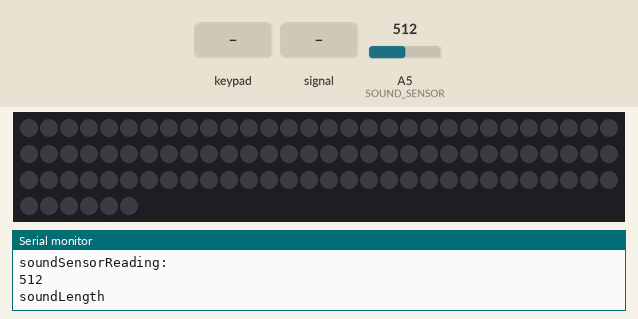
Bench run of a sketch on a simulated Arduino Uno, built with avr-gcc and run on an emulated ATmega328P. Shown: 96 RGB LEDs in strip order, left to right, continuing on the next row, the last lines printed to the serial monitor. Inputs (shaded band) come from the test bench; at power-on: A5 (SOUND_SENSOR) = 512. Dim RGB values are drawn brighter than linear.

Above: at 1.2 s.
1.3 s: keypad keys 4 5 6 7 pressed 0.4 s apart
At 1.36 s:
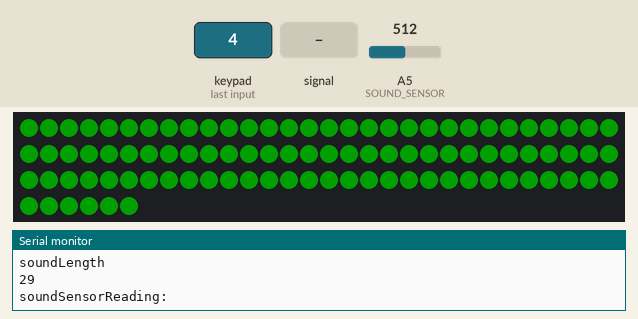
4.4 s: A5 (SOUND_SENSOR) fed a 200 Hz sine of ±255 counts around its level
At 5.21 s:
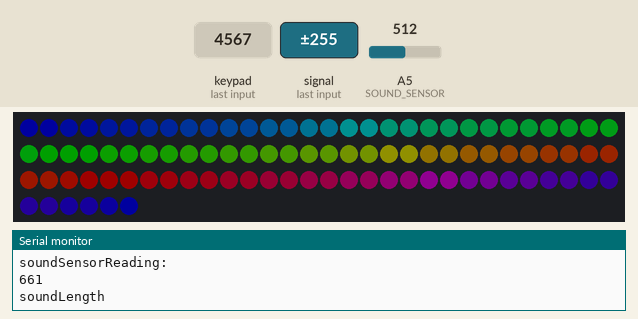
6.7 s: key '2' pressed
At 6.74 s:
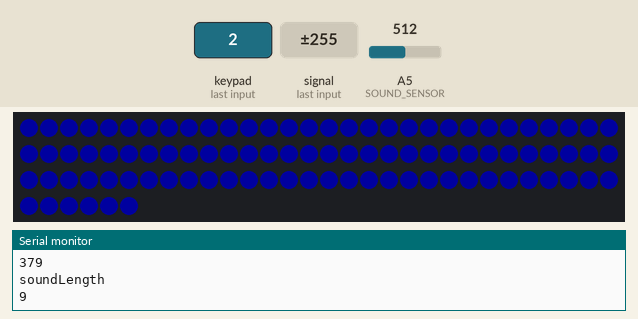
8.2 s: key '3' pressed
At 8.26 s:
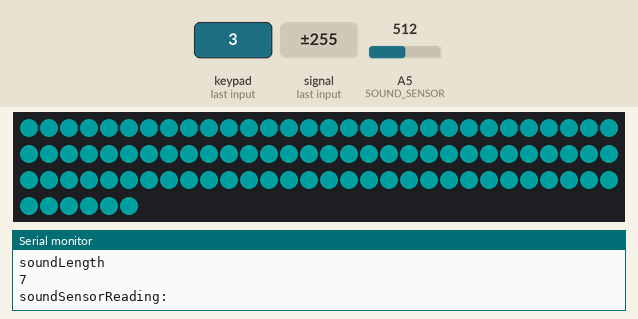
9.7 s: A5 (SOUND_SENSOR) set to 360
12.7 s: A5 (SOUND_SENSOR) fed a 1000 Hz sine of ±255 counts around its level
Timing chart, 0 to 15.7 s (numbered marks = the images above; inputs shaded):
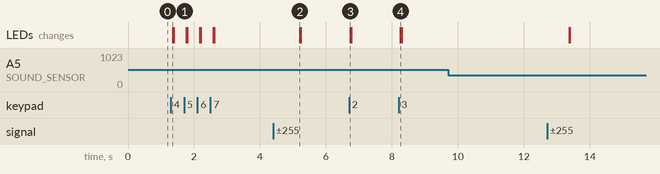

The sketch:

mendy.ino
```cpp
#include "LPD8806.h"
#include "SPI.h"
#include "Keypad.h"
#include <math.h>

const int SOUND_SENSOR = A5; //pin for the Grove Sound Sensor
const int THRESHOLD = 370; //the sound level that will be treated as a 'clap'
const int SOUND_SAMPLE_LENGTH = 10; //the amount of ms to wait before determining to turn off/on
const int CLAP_DURATION_WINDOW = 90; //the amount of ms max to make the number of claps specified (ms)
const int CLAPS_FOR_TRIGGER = 2; //the number of claps for the relay to trigger
int soundSensorReading = 0;
int soundLength = 0;
int previousSoundLength = 0;
int soundSampleLength = SOUND_SAMPLE_LENGTH;
int clapDurationWindow = CLAP_DURATION_WINDOW;
int currentClaps = 0;
int clapperEnabled = 1;

// Number of RGB LEDs in strand:
int nLEDs = 96;

// Chose 2 pins for output; can be any valid output pins:
int dataPin  = 2;
int clockPin = 3;

// Initialize the Strip and the Raster and the step counter
LPD8806 strip = LPD8806(nLEDs, dataPin, clockPin);
int step_count = 0;
int tick_count = 0;
int brightness_counter = 0;
double brightness_multiplier = 1.5;
uint8_t max_brightness = 127;
int mode = 1;
int lastMode = 1;
int tuner = 0;
// 0 = OFF
// 1 = Susskind lights
// 2 = Blue mode
// 3 = Teal mode
// 4 = Green mode
// 5 = Yellow mode
// 6 = Red mode
// 7 = Purple Mode
const byte rows = 4; //four rows
const byte cols = 3; //three columns
char keys[rows][cols] = {
  {'1','2','3'},
  {'4','5','6'},
  {'7','8','9'},
  {'*','0','#'}
};
byte rowPins[rows] = {4, 5, 6, 7}; //connect to the row pinouts of the keypad
byte colPins[cols] = {8, 9, 10}; //connect to the column pinouts of the keypad
Keypad keypad = Keypad( makeKeymap(keys), rowPins, colPins, rows, cols);

void keypadEvent(KeypadEvent key){
  Serial.println("keypadEvent");
  switch (keypad.getState()) {
    case PRESSED:
      switch (key) {
        case '*': tuner = 1;
          break;
        case '#': tuner = -1;
          break;
        default:
          mode = int(key) - 48; //converts to number
          break;
      }
      break;
     case RELEASED:
       break;
     case HOLD:
       break;
  }
}

int num_sound_samples_high = 0;

struct RGB {
  uint8_t r;
  uint8_t g;
  uint8_t b;
};

struct RGB makeRGB(uint8_t red, uint8_t green, uint8_t blue) {
 struct RGB rgb = {red, green, blue};
 return rgb;
}

struct RGB applyTuning(struct RGB rgb) {
  float scaling_factor = float(pow(brightness_multiplier, abs(brightness_counter)));
  float saturation_factor = 1.0 * max_brightness / max(rgb.r, max(rgb.g, rgb.b));
  uint8_t newR;
  uint8_t newG;
  uint8_t newB;
  struct RGB result;
  if (brightness_counter == 0) {
    return rgb;
  } else if (brightness_counter > 0) { //making it brighter
    float active_factor = min(scaling_factor, saturation_factor); //we don't want to change the lights white necessarily
    newR = int(active_factor * rgb.r);
    newG = int(active_factor * rgb.g);
    newB = int(active_factor * rgb.b);
    result = makeRGB(newR, newG, newB);
    return result;
  } else { //making it darker
    newR = int(1.0 * rgb.r / scaling_factor);
    newG = int(1.0 * rgb.g / scaling_factor);
    newB = int(1.0 * rgb.b / scaling_factor);
    result = makeRGB(newR, newG, newB);
    return result;
  }
}

uint32_t makeColor(struct RGB rgb) {
  return strip.Color(rgb.r, rgb.g, rgb.b);
}

struct RGB blue_ = makeRGB(0,0,16);
struct RGB teal_ = makeRGB(0,16,16);
struct RGB green_ = makeRGB(0,16,0);
struct RGB yellow_ = makeRGB(16,16,0);
struct RGB red_ = makeRGB(16,0,0);
struct RGB purple_ = makeRGB(16,0,16);
struct RGB off_ = makeRGB(0, 0, 0);
struct RGB colors_[6] = {blue_, teal_, green_, yellow_, red_, purple_};

void setPixel(struct RGB rgb, int pos) {
  strip.setPixelColor(pos, makeColor(rgb));
}

//includes i and j
void setMonochromePixelRange(struct RGB rgb, int i, int j) {
  if (j >= i && i >= 0 && j < nLEDs) {
    for (int index = i; index <= j; index++) {
      setPixel(rgb, index);
    }
  }
}

//includes i AND j
void setFadePixelRange(struct RGB startColor, struct RGB endColor, int i, int j) {
  i = i%nLEDs;
  j = j%nLEDs;
  struct RGB middleColor;
  uint8_t red;
  uint8_t green;
  uint8_t blue;
  if (i <= j) {
    for (int index = i; index <= j; index++) {
      red = startColor.r + (endColor.r - startColor.r) * (index - i) / (j - i);
      green = startColor.g + (endColor.g - startColor.g) * (index - i) / (j - i);
      blue = startColor.b + (endColor.b - startColor.b) * (index - i) / (j - i);
      middleColor = makeRGB(red, green, blue);
      setPixel(middleColor, index);
    }
  } else {
    int newJ = j + nLEDs;
    for (int index = i; index <= newJ; index++) {
      red = startColor.r + (endColor.r - startColor.r) * (index - i) / (newJ - i);
      green = startColor.g + (endColor.g - startColor.g) * (index - i) / (newJ - i);
      blue = startColor.b + (endColor.b - startColor.b) * (index - i) / (newJ - i);
      middleColor = makeRGB(red, green, blue);
      setPixel(middleColor, (index%nLEDs));
    }
  }
}

void susskindDisplay(struct RGB c1, struct RGB c2,  struct RGB c3, int offset) {
  offset = offset%nLEDs;
  setFadePixelRange(c1, c2, offset, offset + strip.numPixels()/3 - 1);
  setFadePixelRange(c2, c3, offset + strip.numPixels()/3, offset + 2*(strip.numPixels()/3) - 1);
  setFadePixelRange(c3, c1, offset + 2*(strip.numPixels()/3), offset - 1);
}

void offDisplay() {
  struct RGB off = makeRGB(0, 0, 0);
  setMonochromePixelRange(off, 0, nLEDs - 1);
}

void solidColorDisplay(struct RGB rgb) {
  if (tuner == 1) {
    brightness_counter += 1;
    tuner = 0;
  } else if (tuner == -1 ) {
    brightness_counter -= 1;
    tuner = 0;
  }
  setMonochromePixelRange(applyTuning(rgb), 0, nLEDs - 1);
}

void setup() {
  Serial.begin(9600);
  randomSeed(analogRead(0));
  // Start up the LED strip
  strip.begin();

  // Update the strip, to start they are all 'off'
  strip.show();

  keypad.addEventListener(keypadEvent);
}

void loop() {
  mode = 0;
  soundSensorReading = analogRead(SOUND_SENSOR);

  if (soundSensorReading >= THRESHOLD) {
    soundLength++;
    Serial.println("soundSensorReading: ");
    Serial.println(soundSensorReading);
    Serial.println("soundLength");
    Serial.println(soundLength);
  } else {
    if (soundLength > 0) {
      Serial.println("Previous sound length:");
      Serial.println(soundLength);
      previousSoundLength = soundLength;
    }
    soundLength = 0;
  }

  if (soundSampleLength == SOUND_SAMPLE_LENGTH) {
    soundSampleLength = 0;

    if (previousSoundLength > 0) { //Used to be 1
      clapDurationWindow = 0;
      currentClaps++;
      Serial.println("Clap");
      Serial.println(currentClaps);

      if (currentClaps == CLAPS_FOR_TRIGGER) {
        if (clapperEnabled) {
          Serial.println("Enough Claps");
          if (mode == 0) {
            mode = lastMode;
          } else {
            lastMode = mode;
            mode = 0;
          }
        }
      }

      previousSoundLength = 0;
    }
  }

  if (clapDurationWindow >= CLAP_DURATION_WINDOW) {
    if (currentClaps != 0) {
      currentClaps = 0;
      Serial.println("Resetting current claps");
    }
  }

  if (clapDurationWindow <= CLAP_DURATION_WINDOW) {
    clapDurationWindow++;
  }

  if (soundSampleLength < SOUND_SAMPLE_LENGTH) {
    soundSampleLength++;
  }

  char c = keypad.getKey();
  switch(mode) {
    case 0:
      offDisplay();
      break;
    case 1:
      susskindDisplay(blue_, green_, red_, step_count);
      tick_count++;
      if (tick_count == 5) {
        step_count++;
        tick_count = 0;
      }
      break;
    case 2:
    case 3:
    case 4:
    case 5:
    case 6:
    case 7:
      solidColorDisplay(colors_[mode - 2]);
      break;
  }
  strip.show();
  delay(1);
}
```

Measured:
- after the input at 1.3 s, the LEDs: change after 0.06 s (image 1)
- after the input at 4.4 s, the LEDs: change after 0.80 s (image 2)
- after the input at 6.7 s, the LEDs: change at once (image 3)
- after the input at 8.2 s, the LEDs: change after 0.06 s (image 4)
